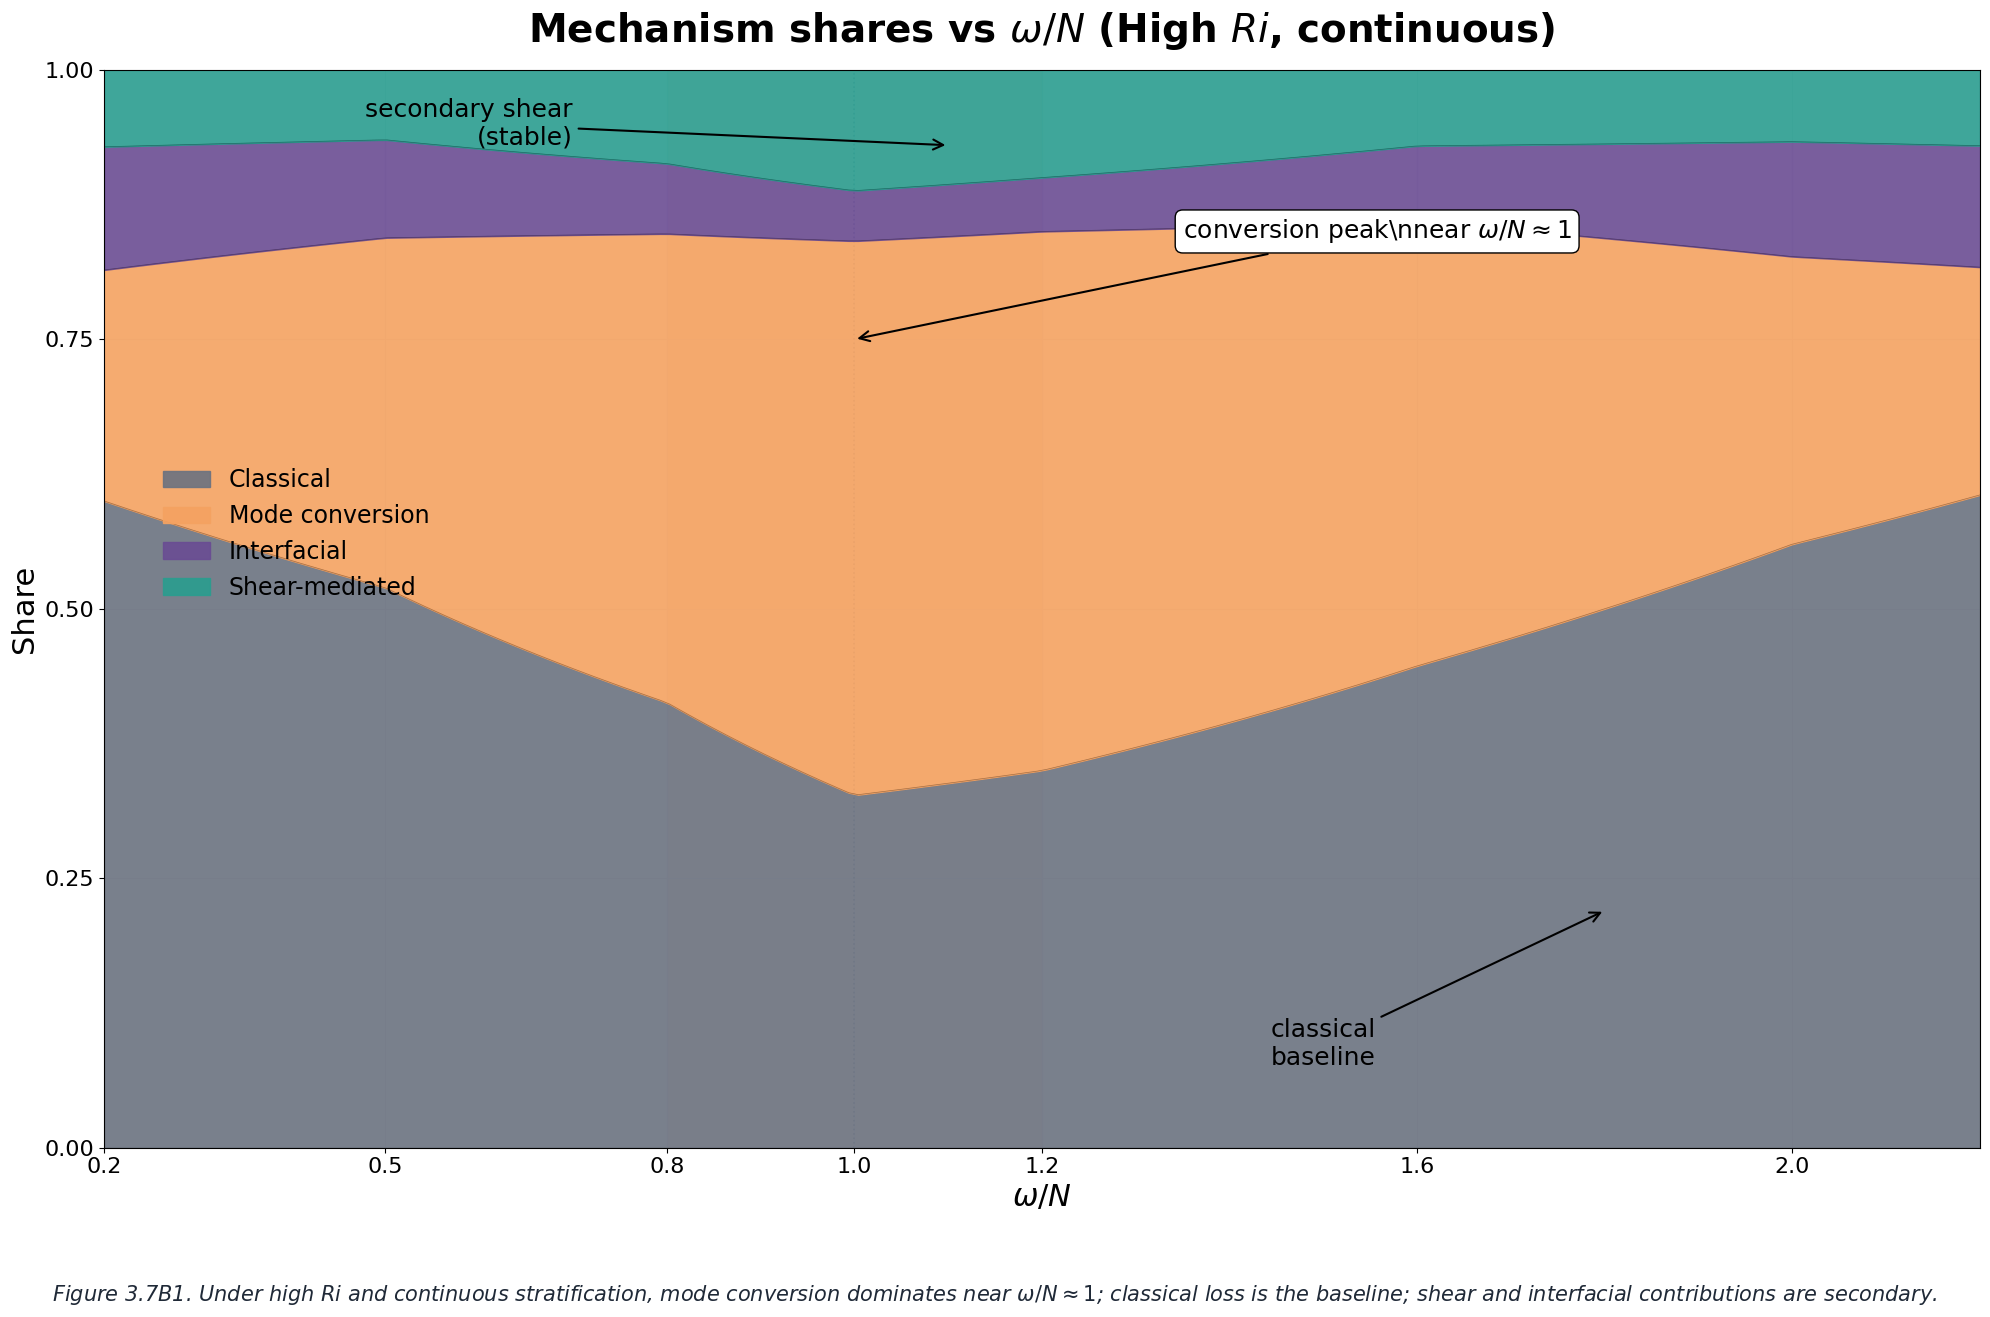

This chart was generated by the following Python code:
"""
Figure 3.7B1 - Mechanism shares vs ω/N (High Ri, continuous)
100% stacked area chart
"""

import matplotlib.pyplot as plt
import numpy as np

# Style settings
plt.rcParams['font.family'] = 'sans-serif'
plt.rcParams['font.sans-serif'] = ['Helvetica', 'Arial']
plt.rcParams['mathtext.fontset'] = 'custom'
plt.rcParams['mathtext.rm'] = 'Arial'
plt.rcParams['mathtext.it'] = 'Arial:italic'

# Color scheme
colors = {
    'classical': '#6B7280',
    'conversion': '#F4A261',
    'conversion_dark': '#C06A00',
    'interfacial': '#6A4C93',
    'shear': '#2A9D8F',
    'grid': '#E5E7EB',
    'dotted_line': '#9CA3AF'
}

# Create figure
fig, ax = plt.subplots(figsize=(20, 14), dpi=100, facecolor='white')

# ω/N values
omega_N = np.array([0.2, 0.5, 0.8, 1.0, 1.2, 1.6, 2.0, 2.2])
# Interpolate for smooth curves
omega_N_fine = np.linspace(0.2, 2.2, 200)

# Define shares for High Ri case
# Classical: baseline ~0.35-0.45, slowly rising
classical_base = np.array([0.42, 0.40, 0.38, 0.35, 0.35, 0.38, 0.42, 0.43])
classical = np.interp(omega_N_fine, omega_N, classical_base)

# Mode conversion: broad dome centered at ω/N ≈ 1, peak ~0.45-0.60
conversion_base = np.array([0.15, 0.25, 0.40, 0.55, 0.50, 0.35, 0.20, 0.15])
conversion = np.interp(omega_N_fine, omega_N, conversion_base)

# Shear-mediated: low in high Ri, <0.10 except small shoulder around 0.9-1.2
shear_base = np.array([0.05, 0.05, 0.08, 0.12, 0.10, 0.06, 0.05, 0.05])
shear = np.interp(omega_N_fine, omega_N, shear_base)

# Interfacial: minimal ≤0.10 in continuous case
interfacial_base = np.array([0.08, 0.07, 0.06, 0.05, 0.05, 0.06, 0.08, 0.08])
interfacial = np.interp(omega_N_fine, omega_N, interfacial_base)

# Normalize to ensure sum = 1
total = classical + conversion + interfacial + shear
classical = classical / total
conversion = conversion / total
interfacial = interfacial / total
shear = shear / total

# Conversion window (translucent amber)
ax.axvspan(0.8, 1.2, alpha=0.2, color=colors['conversion'], zorder=0)
ax.axvline(1.0, color=colors['dotted_line'], linewidth=1.2, linestyle='dotted', zorder=1)

# Create stacked areas (bottom to top: classical, conversion, interfacial, shear)
y_base = np.zeros_like(omega_N_fine)

# Classical (bottom)
ax.fill_between(omega_N_fine, y_base, y_base + classical, 
                color=colors['classical'], alpha=0.9, label='Classical', zorder=2)
y_base += classical

# Conversion
ax.fill_between(omega_N_fine, y_base, y_base + conversion, 
                color=colors['conversion'], alpha=0.9, label='Mode conversion', zorder=2)
y_base += conversion

# Interfacial
ax.fill_between(omega_N_fine, y_base, y_base + interfacial, 
                color=colors['interfacial'], alpha=0.9, label='Interfacial', zorder=2)
y_base += interfacial

# Shear (top)
ax.fill_between(omega_N_fine, y_base, y_base + shear, 
                color=colors['shear'], alpha=0.9, label='Shear-mediated', zorder=2)

# Add boundary lines for clarity
y_cum = np.zeros_like(omega_N_fine)
for share in [classical, conversion, interfacial, shear]:
    y_cum += share
    ax.plot(omega_N_fine, y_cum, 'k-', linewidth=0.5, alpha=0.3, zorder=3)

# Grid
ax.grid(True, which='major', color=colors['grid'], linewidth=0.8, alpha=1.0, zorder=1)
ax.set_axisbelow(True)

# Axes
ax.set_xlim(0.2, 2.2)
ax.set_ylim(0, 1.0)
ax.set_xticks([0.2, 0.5, 0.8, 1.0, 1.2, 1.6, 2.0])
ax.set_yticks([0, 0.25, 0.5, 0.75, 1.0])
ax.set_xlabel(r'$\omega/N$', fontsize=22, fontweight='normal')
ax.set_ylabel('Share', fontsize=22, fontweight='normal')
ax.tick_params(axis='both', labelsize=16)

# Title
ax.set_title(r'Mechanism shares vs $\omega/N$ (High $Ri$, continuous)', 
             fontsize=28, fontweight='bold', pad=20)

# Annotations
ax.annotate(r'conversion peak\nnear $\omega/N \approx 1$', 
            xy=(1.0, 0.75), xytext=(1.35, 0.85),
            fontsize=18, ha='left', va='center',
            arrowprops=dict(arrowstyle='->', lw=1.5, color='black'),
            bbox=dict(boxstyle='round,pad=0.3', facecolor='white', edgecolor='black', linewidth=1))

ax.annotate('classical\nbaseline', 
            xy=(1.8, 0.22), xytext=(1.5, 0.12),
            fontsize=18, ha='center', va='top',
            arrowprops=dict(arrowstyle='->', lw=1.5, color='black'))

ax.annotate('secondary shear\n(stable)', 
            xy=(1.1, 0.93), xytext=(0.7, 0.95),
            fontsize=18, ha='right', va='center',
            arrowprops=dict(arrowstyle='->', lw=1.5, color='black'))

# Legend
ax.legend(loc='upper left', fontsize=17, frameon=False, bbox_to_anchor=(0.02, 0.65))

# Caption (inside canvas)
caption_text = (r"Figure 3.7B1. Under high $Ri$ and continuous stratification, mode conversion dominates "
                r"near $\omega/N \approx 1$; classical loss is the baseline; shear and interfacial contributions "
                r"are secondary.")
fig.text(0.5, 0.08, caption_text, fontsize=15, ha='center', va='top', 
         style='italic', wrap=True, color='#1F2937')

plt.tight_layout(rect=[0, 0.12, 1, 1])
plt.savefig('figure_3_7B1.svg', format='svg', dpi=100, bbox_inches='tight', facecolor='white')
plt.savefig('figure_3_7B1.png', format='png', dpi=100, bbox_inches='tight', facecolor='white')
print("Figure 3.7B1 saved as SVG and PNG")
plt.close()
